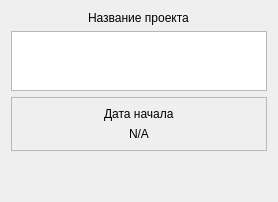
                       <widget class="QWidget" name="tab_info_project">
                        <property name="accessibleName">
                         <string/>
                        </property>
                        <attribute name="title">
                         <string>Информация</string>
                        </attribute>
                        <layout class="QVBoxLayout" name="verticalLayout_28">
                         <item alignment="Qt::AlignHCenter">
                          <widget class="QLabel" name="lbl_name_prjct">
                           <property name="text">
                            <string>Название проекта</string>
                           </property>
                          </widget>
                         </item>
                         <item>
                          <widget class="QTextBrowser" name="project_info_description">
                           <property name="maximumSize">
                            <size>
                             <width>16777215</width>
                             <height>60</height>
                            </size>
                           </property>
                          </widget>
                         </item>
                         <item>
                          <widget class="QFrame" name="frame_17">
                           <property name="frameShape">
                            <enum>QFrame::StyledPanel</enum>
                           </property>
                           <property name="frameShadow">
                            <enum>QFrame::Raised</enum>
                           </property>
                           <layout class="QGridLayout" name="gridLayout_7">
                            <item row="1" column="0" colspan="2" alignment="Qt::AlignHCenter">
                             <widget class="QLabel" name="start_date_project_info">
                              <property name="text">
                               <string>N/A</string>
                              </property>
                             </widget>
                            </item>
                            <item row="0" column="0" colspan="2" alignment="Qt::AlignHCenter|Qt::AlignVCenter">
                             <widget class="QLabel" name="label_71">
                              <property name="text">
                               <string>Дата начала</string>
                              </property>
                             </widget>
                            </item>
                           </layout>
                          </widget>
                         </item>
                         <item>
                          <spacer name="verticalSpacer_11">
                           <property name="orientation">
                            <enum>Qt::Vertical</enum>
                           </property>
                           <property name="sizeHint" stdset="0">
                            <size>
                             <width>20</width>
                             <height>40</height>
                            </size>
                           </property>
                          </spacer>
                         </item>
                        </layout>
                       </widget>
